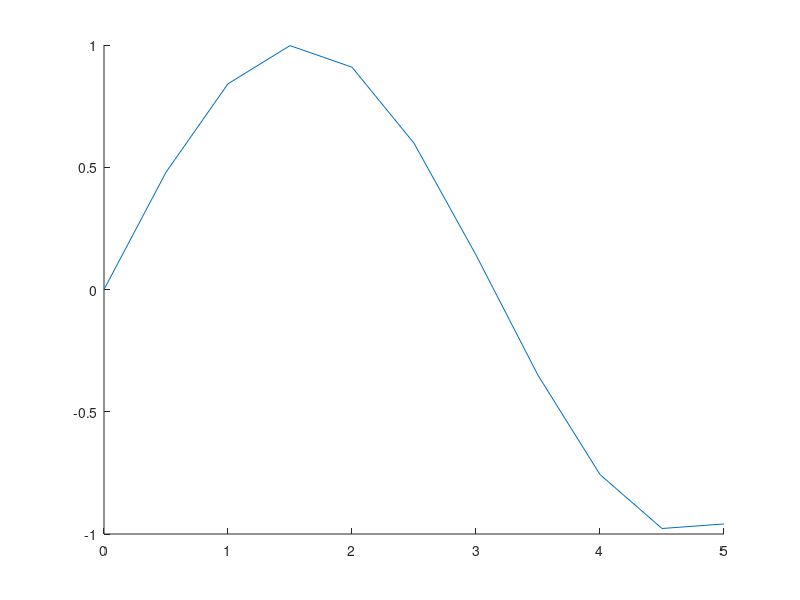
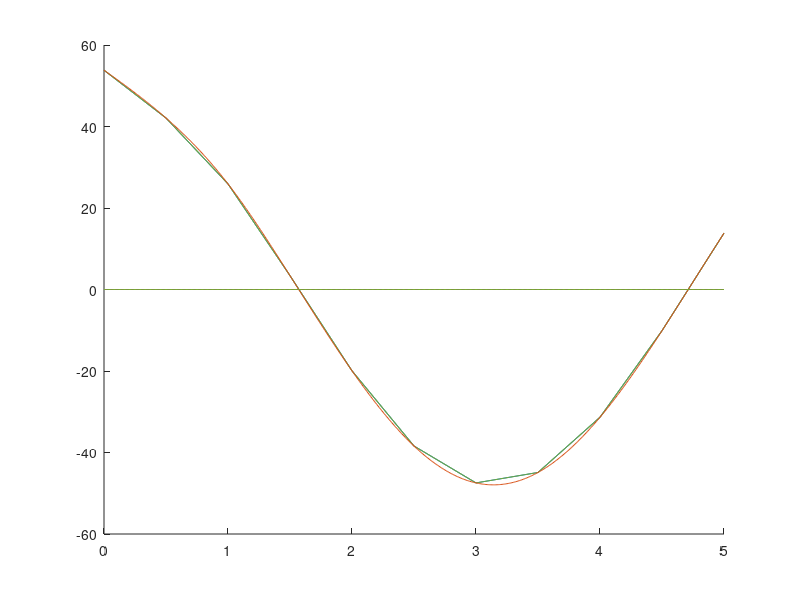
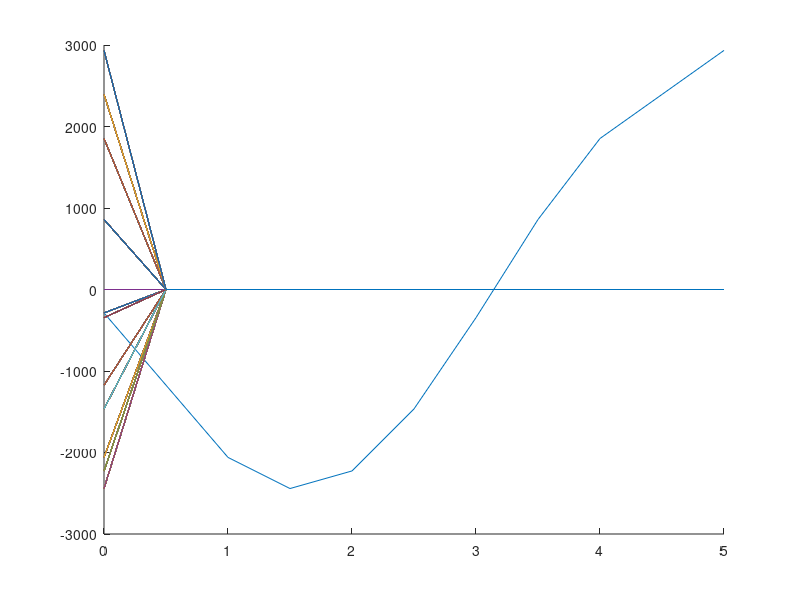

Source code (MATLAB) for these figures, in order:
function set2()
% Set 2 ----------------------------------------------
% Interpolation and Numerical Differentiation

% The value of splines
% In class we discussed the value of splines and how they 
% do more than make a graph look pretty. 

% The purpose of this problem is to provide an example of the value 
% of splines by combining several things we have now learned.

% We are going to examine y = sin(x) and 
% its derivatives based on coarse data. 
% Let
dxCoarse = 0.5;
xCoarse = 0:dxCoarse:5;
%  and
yCoarse = sin(xCoarse);
% Imagine, for the sake of this 
% problem, that these two vectors are data 
% that come from measurements,

% Your task is to calculate the first and 
% second derivatives in 5 different ways. 
% For many of these methods, we will need a 
% finer x vector. Create a fine x vector,
dxFine = 0.01;
xFine = 0:dxFine:5;
% The five methods for the derivatives are:

% 1) True Derivative
% The analytical solution to the first and 
% second derivative, evaluated on xFine. 

% Call the first derivative 
dydxtrue = cos(xFine);
% and second derivative 
d2ydx2true = -sin(xFine);

% 2) Coarse Finite difference
% Use O(del(x)^2) accurate finite difference 
% schemes on the coarse data. 

n = length(yCoarse);

% Call the derivatives 
dydxcoarse = zeros(n);
    dydxcoarse(1)= (-3*yCoarse(1)+4*yCoarse(2)-yCoarse(3))/(2*dxFine);
        for i=2:n-1
            dydxcoarse(i) = (yCoarse(i+1)-yCoarse(i-1))/(2*dxFine); 
        end
    dydxcoarse(n)=(3*yCoarse(n)-4*yCoarse(n-1) + yCoarse(n-2))/(2*dxFine);
% and 
d2ydx2coarse = zeros(n);
    d2ydx2coarse(1)=  (2*yCoarse(1) - 5*yCoarse(2) + 4*yCoarse(3)-yCoarse(4))/dxFine^2;
        for i=2:n-1
            d2ydx2coarse(i) = (yCoarse(i+1)-2*yCoarse(i) + yCoarse(i-1))/dxFine^2;
        end
    d2ydx2coarse(n)=  (2*yCoarse(n) - 5*yCoarse(n-1) + 4*yCoarse(n-2)-yCoarse(n-3))/dxFine^2;


% 3) Finite difference on "nearest" interpolation
% Using O(del(x)^2) accurate finite difference
% schemes on the coarse data interpolated 
% on xFine. Use the interp1 function with 
% the nearest option. 

% Call the derivatives 
dydxnearest = interp1(xCoarse, dydxcoarse, xFine, 'nearest');
% and 
d2ydx2nearest= interp1(xCoarse, d2ydx2coarse, xFine, 'nearest');

% 4) Finite difference on linear interpolation
% Using O(del(x)^2) accurate finite difference % schemes on the coarse data interpolated 
% on xFine. Use the interp1 function with 
% the "linear" option. 

% Call the derivatives 
dydxlinear = interp1(xCoarse, dydxcoarse, xFine);
% and 
d2ydx2linear = interp1(xCoarse, d2ydx2coarse, xFine);

%5) Finite difference on spline interpolation
% Using O(del(x)^2) accurate finite difference 
% schemes on the coarse data interpolated 
% on xFine. Use the interp1 function with the 
% 'spline' option. 

% Call the derivatives 
dydxspline = interp1(xCoarse, dydxcoarse, xFine, 'spline');
%and 
d2ydx2spline = interp1(xCoarse, d2ydx2coarse, xFine, 'spline');

% Create three plots:
% For the plot of the function, 
% plot all 5 methods. 
figure; hold on;
plot(xCoarse, yCoarse);
hold off;

% For the derivative, plot all except "nearest" 

figure; hold on; 
plot(xCoarse,dydxcoarse,xFine,dydxlinear,xFine,dydxspline);
hold off;

% For the second derivative, plot all except 
% the linear and spline interpolation. 

figure; hold on; 
plot(xCoarse,d2ydx2coarse,xCoarse,d2ydx2nearest);
hold off;

% Notice how the accuracy of the 
% interpolation methods degrades as 
% higher derivatives are taken. 

% For each plot, make sure when you plot 
% the coarse data you use a marker (like "o") 
% instead of a line, since this is only 
% known at coarse locations.



%-------------Notes--------------------------------------------------------
% To make the plots and lines easier to 
% distinguish, I recommend using the 
% "legend" and "title" commands in Matlab.

% When option 1) above is unavailable 
% (i.e., the function is not known), 
%     and a derivative is needed, 

%     (2) is the most obvious option, 
%     but gives the derivative based only 
%     on the coarse data. 

%     With interpolation, we can get 
%     finer data, but the accuracy degrades 
%     quickly when we take higher derivatives.
%     This is an advantage of splines. 

%     With higher order polynomial 
%     interpolation, we can get even better 
%     results that remain accurate to 
%     higher derivatives.
%-------------EoN----------------------------------------------------------

% Answer the following questions in comments 
% in your m-file:

% 1) Regarding the plot of the function, 
% rank the three interpolation methods 
% from best to worst at:
% a) Fitting the data (x_coarse, y_coarse)
%-------------Respond Below--------------------
% 
% 
% 
%-------------End of Respond-------------------
% b) Fitting the parent function, (y = sin(x))
%-------------Respond Below--------------------
% 
% 
% 
%-------------End of Respond-------------------
% 2) Regarding the calculation of the 
% first derivative, rank the 4 methods 
% from best to worst at fitting the 
% parent function derivative, dy/dx = cos(x). 
%-------------Respond Below--------------------
% 
% 
% 
%-------------End of Respond-------------------
% How would you rate the accuracy 
% of the spline considering 
% how coarse the data was it came from?
%-------------Respond Below--------------------
% 
% 
% 
%-------------End of Respond-------------------
% 3) Regarding the calculation of the 
% second derivative, rank the 4 methods 
% from best to worst at fitting the 
% parent function 
% second derivative, d2y/d2x =-sin(x)
%-------------Respond Below--------------------
% 
% 
% 
% 
%-------------End of Respond-------------------

%-------------Notes--------------------------------------------------------
% While the results here are specific 
%   to this problem, they generalize well 
%   so long as our data comes from a function 
%       which is infinitely differentiable 
%       (we can take its derivative as 
%       many times as we like), 
%       which is how most physical 
%       functions behave.
%-------------EoN----------------------------------------------------------

% Hope you had a good time in the class, 
%-------------Respond Below--------------------
% Sure did! Thanks for the knowledge, Sir!
%-------------End of Respond-------------------
%   and good luck in future endeavors. 
%-------------Respond Below--------------------
% Thank you Sir!
%-------------End of Respond-------------------
% Now, get some sleep.
%-------------Respond Below--------------------
% Will do, when I die.
%-------------End of Respond-------------------

end